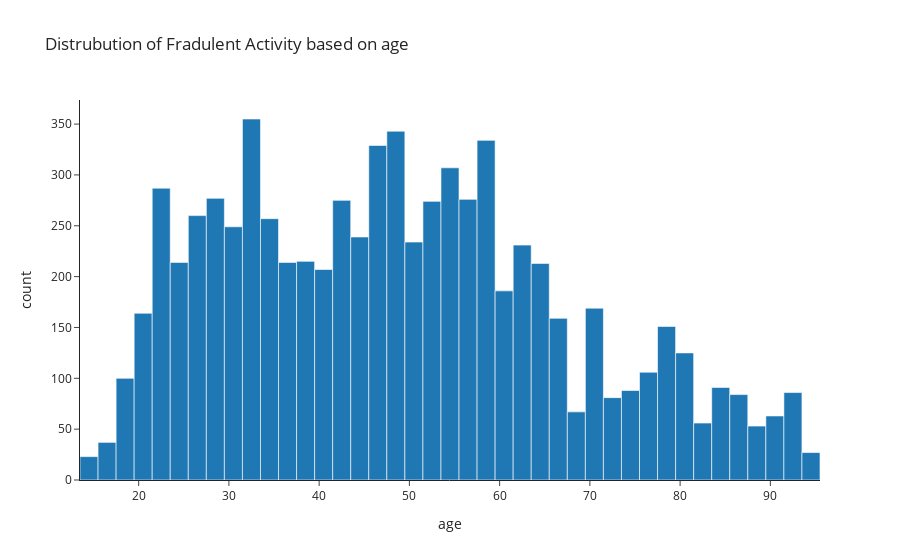

This figure's notebook cell:
### Markdown cell above
The above map shows that most of the Fraud transaction that has happend is in the USA, some of the Fraud Transaction we can see happening is in Canada, Alsaka and also some of them in Hawaii island too.

### Code cell
df2["age"] = pd.DatetimeIndex(df2["trans_date_trans_time"]).year - pd.DatetimeIndex(df2["dob"]).year
df1["age"] = pd.DatetimeIndex(df1["trans_date_trans_time"]).year - pd.DatetimeIndex(df1["dob"]).year
fraud_df = df2[df2["is_fraud"] == 1]
px.histogram(data_frame=fraud_df, x="age", title="Distrubution of Fradulent Activity based on age", template="simple_white", height= 500)

### Figure 1 — Plotly figure (JSON) as saved in the notebook; plotly's stock layout.template omitted (floating-point values rounded to 4 significant figures; data arrays with more than 128 entries replaced by an {"elided": "..."} marker saying what was removed)
{"data": [{"alignmentgroup": "True", "bingroup": "x", "hovertemplate": "age=%{x}<br>count=%{y}<extra></extra>", "legendgroup": "", "marker": {"color": "#1F77B4", "pattern": {"shape": ""}}, "name": "", "offsetgroup": "", "orientation": "v", "showlegend": false, "type": "histogram", "x": {"elided": "7506 int values"}, "xaxis": "x", "yaxis": "y"}], "layout": {"autosize": true, "barmode": "relative", "legend": {"tracegroupgap": 0}, "title": {"text": "Distrubution of Fradulent Activity based on age"}, "xaxis": {"anchor": "y", "autorange": true, "domain": [0, 1], "range": [13.5, 95.5], "title": {"text": "age"}, "type": "linear"}, "yaxis": {"anchor": "x", "autorange": true, "domain": [0, 1], "range": [0, 373.7], "title": {"text": "count"}}}}
